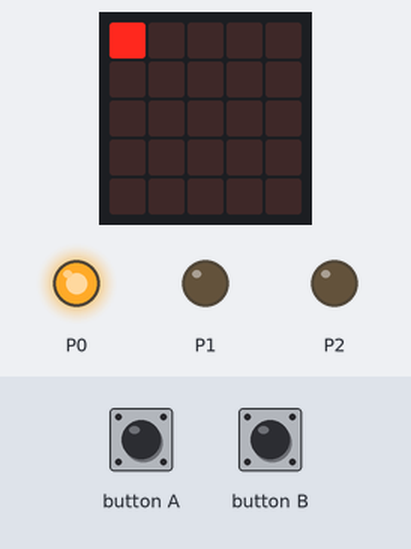
The program below on a simulated BBC micro:bit (MakeCode). Parts: the board's 5×5 LED display, output pins drawn as LEDs (lit = HIGH). The test bench sets the inputs (shaded band).

Above: at 1.2 s.
1.3 s: button A pressed for 0.15 s
At 1.9 s:
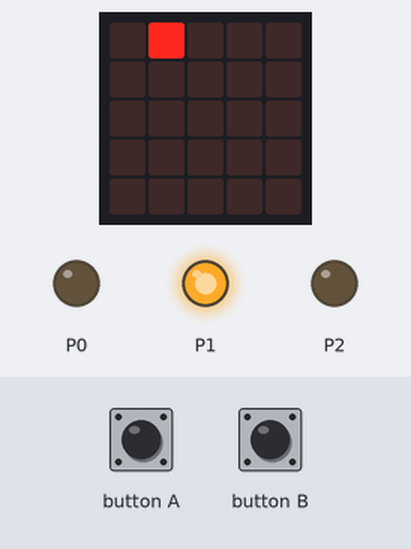
2.9 s: button A pressed for 0.15 s
At 3.8 s:
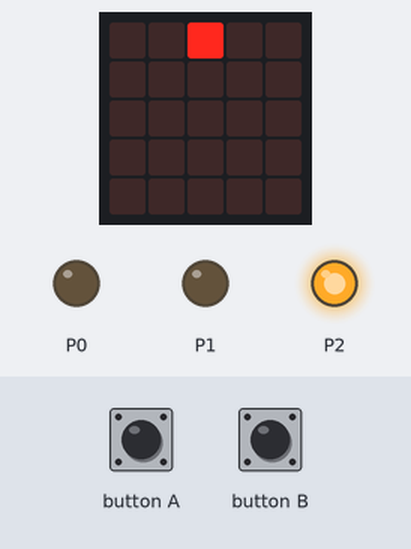
4.5 s: button B pressed for 0.15 s
At 5.2 s:
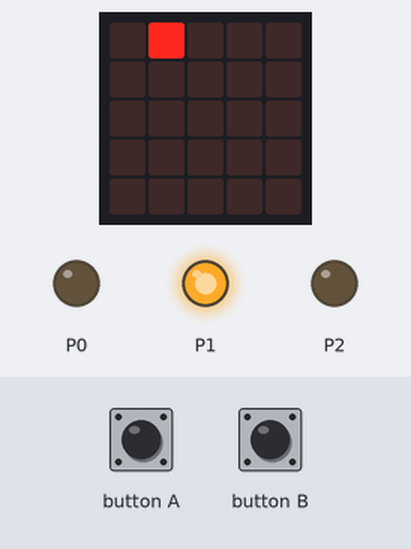
Timing chart, 0 to 7.5 s (numbered marks = the images above; inputs shaded):
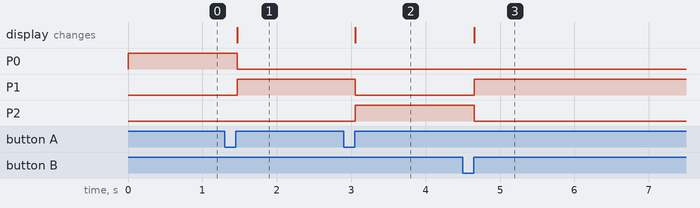

The program:

main.ts
```typescript
input.onButtonPressed(Button.A, function () {
    c = (c + 1) % 3
})
input.onButtonPressed(Button.B, function () {
    c = (c + 2) % 3
})
let c = 0
c = 0
basic.forever(function () {
    if (c == 0) {
        pins.digitalWritePin(DigitalPin.P0, 1)
        led.plot(0, 0)
    } else {
        pins.digitalWritePin(DigitalPin.P0, 0)
        led.unplot(0, 0)
    }
    if (c == 1) {
        pins.digitalWritePin(DigitalPin.P1, 1)
        led.plot(1, 0)
    } else {
        pins.digitalWritePin(DigitalPin.P1, 0)
        led.unplot(1, 0)
    }
    if (c == 2) {
        pins.digitalWritePin(DigitalPin.P2, 1)
        led.plot(2, 0)
    } else {
        pins.digitalWritePin(DigitalPin.P2, 0)
        led.unplot(2, 0)
    }
})
```

test.ts
```typescript
// テストはここに来ます。このパッケージが拡張機能として使用されるときにはコンパイルされません。
```

Measured:
- after the input at 1.3 s, P0: HIGH → LOW after 0.17 s; P1: LOW → HIGH after 0.17 s; the display: changes after 0.17 s (image 1)
- after the input at 2.9 s, P1: HIGH → LOW after 0.15 s; P2: LOW → HIGH after 0.15 s; the display: changes after 0.15 s (image 2)
- after the input at 4.5 s, P1: LOW → HIGH after 0.16 s; P2: HIGH → LOW after 0.16 s; the display: changes after 0.16 s (image 3)
